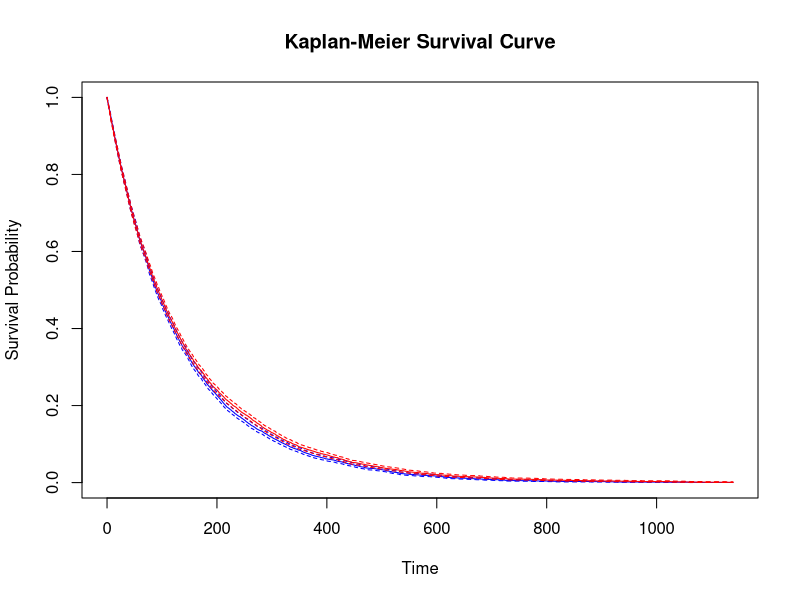
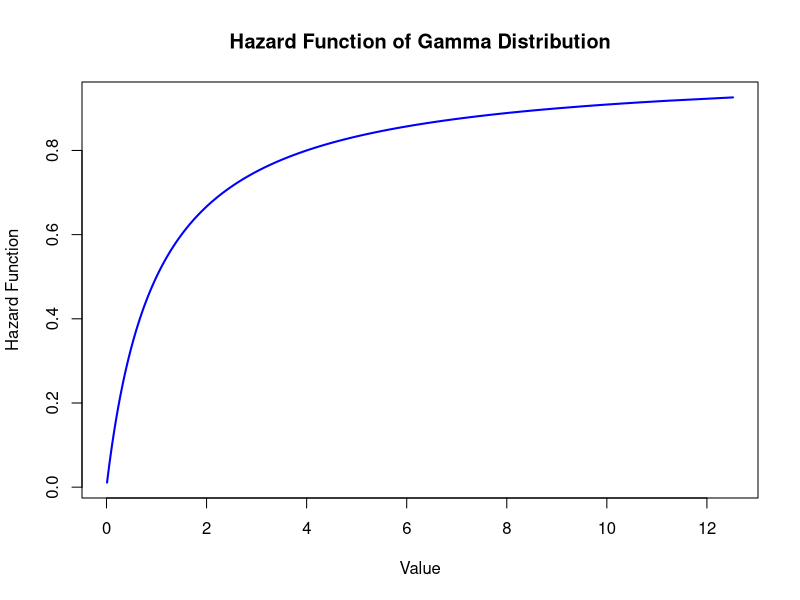

R code for these plots, in order:
library(survival)

### Survival analysis ###

# baseline hazard: Weibull

# N = sample size
# lambda = scale parameter in h0() (lambda>0)
# rho = shape parameter in h0() (rho>0)
# beta = fixed effect parameter
# rateC = rate parameter of the exponential distribution of C

simulWeib <- function(N, lambda, rho, beta, rateC)
{
  # covariate - N Bernoulli trials
  x <- sample(x=c(0, 1), size=N, replace=TRUE, prob=c(0.5, 0.5))
  
  # Weibull latent event times
  v <- runif(n=N, 0, 1)
  Tlat <- (-log(v) / (lambda * exp(x * beta)))^(1 / rho)
  
  # censoring times
  C <- rexp(n=N, rate=rateC)
  
  # event indicator
  time <- pmin(Tlat, C)
  status <- as.numeric(Tlat <= C)
  
  # data set
  return(data.frame(time=time,
                    status=status,
                    x=x))
}


# baseline hazard: Exponential

# N = sample size
# lambda = scale parameter in h0() (lambda>0)
# beta = fixed effect parameter
# rateC = rate parameter of the exponential distribution of C

simulExp <- function(N, lambda, beta, rateC)
{
  # covariate - N Bernoulli trials
  x <- sample(x=c(0, 1), size=N, replace=TRUE, prob=c(0.5, 0.5))
  
  # Exponential latent event times
  v <- runif(n=N, 0, 1)
  Tlat <- (-log(v) / (lambda * exp(x * beta)))
  
  # censoring times
  C <- rexp(n=N, rate=rateC)
  
  # event indicator
  time <- pmin(Tlat, C)
  status <- as.numeric(Tlat <= C)
  
  # data set
  return(data.frame(time=time,
                    status=status,
                    x=x))
}


set.seed(1234)

# Kaplan-Meier survival curve
simulatedData <- simulWeib(N=10^4, lambda=0.01, rho=1, beta=-0.6, rateC=0.001)
fit <- survfit(Surv(time, status) ~ 1, data=simulatedData)
plot(fit, main = "Kaplan-Meier Survival Curve", xlab = "Time", ylab = "Survival Probability", col = "blue")

simulatedData1 <- simulExp(N=10^4, lambda=0.01, beta=-0.6, rateC=0.001)
fit1 <- survfit(Surv(time, status) ~ 1, data=simulatedData1)
lines(fit1, col="red")

#betaHat <- rep(NA, 1e3)
#for(k in 1:1e3)
#{
#  dat <- simulWeib(N=100, lambda=0.01, rho=1, beta=-0.6, rateC=0.001)
#  fit <- coxph(Surv(time, status) ~ x, data=dat)
#  betaHat[k] <- fit$coef
#}

#mean(betaHat)


# Gamma distribution

# Function to calculate the hazard function for a gamma distribution
hgamma <- function(x, shape, scale) 
{
  pdf <- dgamma(x, shape = shape, scale = scale)
  surv <- pgamma(x, shape = shape, scale = scale, lower.tail = FALSE)
  hazard <- pdf / surv
  return(hazard)
}

set.seed(123)
n <- 10^4
shape_param <- 2
scale_param <- 1
random_numbers <- rgamma(n, shape = shape_param, scale = scale_param)
sorted_random_numbers <- sort(random_numbers)
hazard_values <- hgamma(sorted_random_numbers, shape = shape_param, scale = scale_param)
plot(sorted_random_numbers, hazard_values, type = 'l', col = 'blue', lwd = 2,
     xlab = 'Value', ylab = 'Hazard Function', main = 'Hazard Function of Gamma Distribution')
